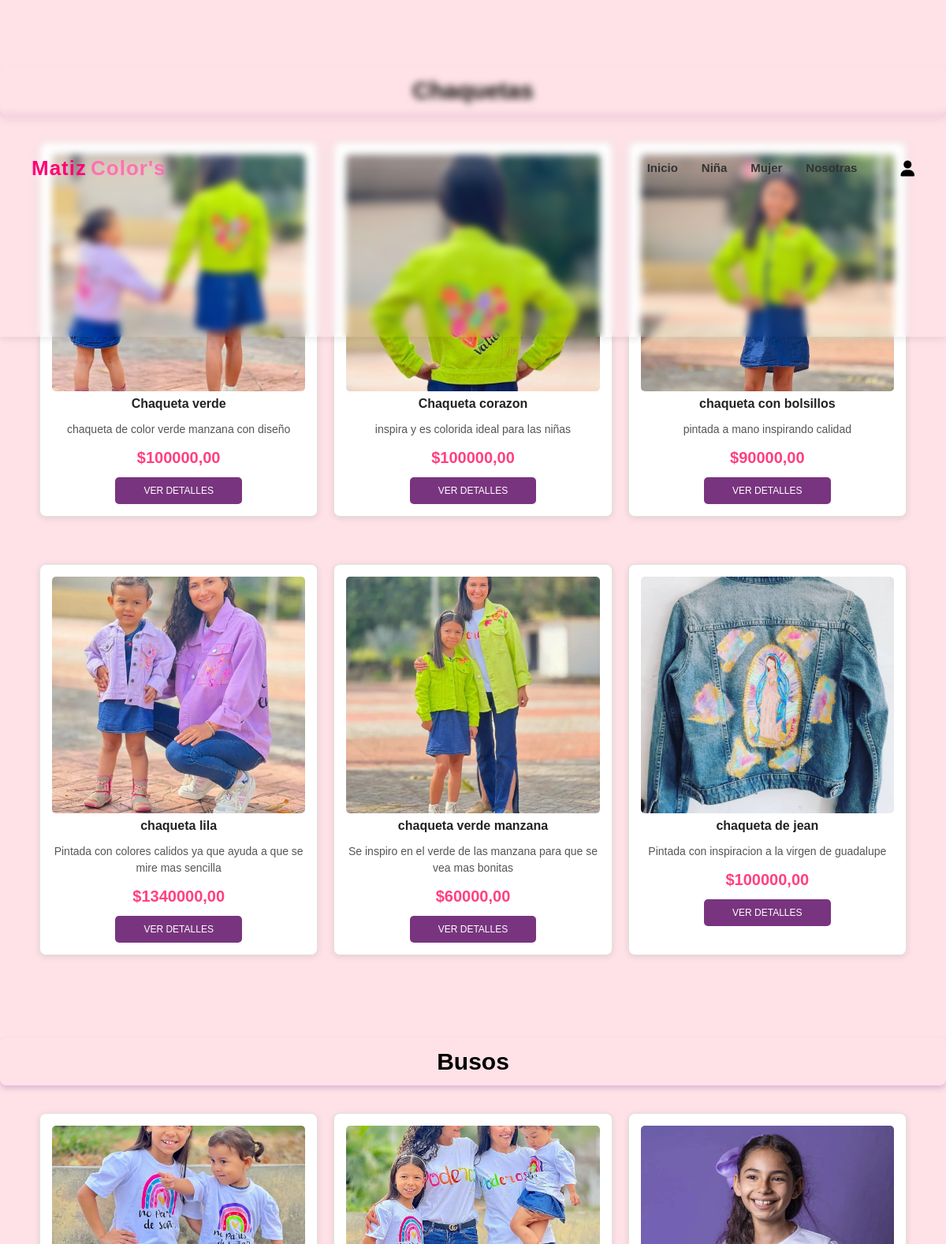
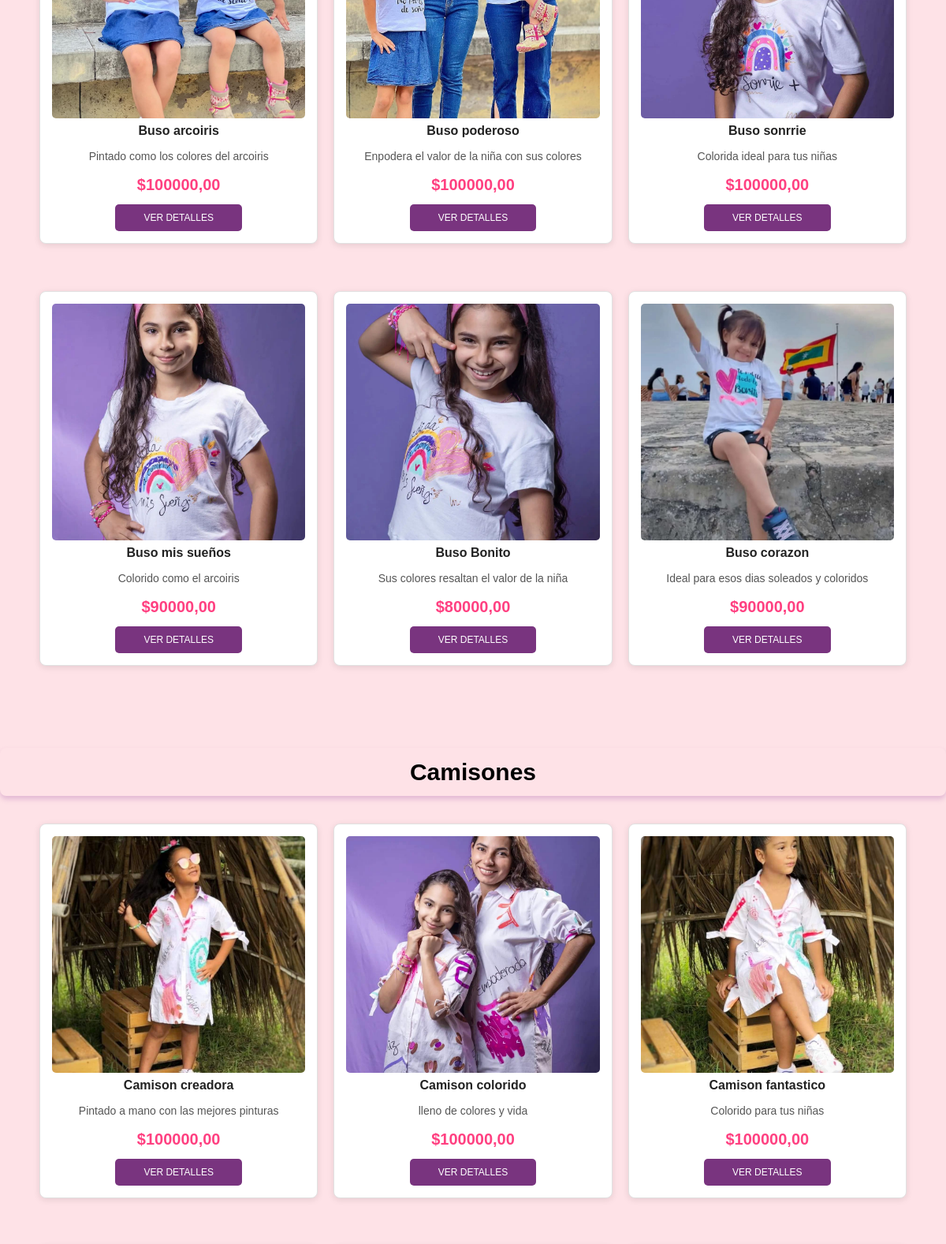
Page /niña/ (upper part) on the committed database (2 pictures, top to bottom).
### web/models.py (models this page shows, shortened)
class Producto(models.Model):
    LINEA_CHOICES = [
        ('niña', 'Niña'),
        ('mujer', 'Mujer'),
    ]
    nombre = models.CharField(max_length=255)
    descripcion = models.TextField()
    precio = models.DecimalField(max_digits=10, decimal_places=2, default=0.00)
    imagen = models.ImageField(upload_to='productos/', blank=True, null=True)
    categoria = models.ForeignKey(Categoria, on_delete=models.CASCADE)
    linea = models.CharField(max_length=10, choices=LINEA_CHOICES, default='mujer')
    visible = models.BooleanField(default=True)

class Categoria(models.Model):
    nombre = models.CharField(max_length=100)

### web/views.py (called while the page is built, shortened)
def niña(request):
    categoria_id = request.GET.get('categoria')
    if categoria_id and categoria_id.isdigit():
        producto_lista = Producto.objects.filter(linea="niña", visible=True, categoria_id=int(categoria_id))
    else:
        producto_lista = Producto.objects.filter(linea="niña", visible=True)
    productos_por_categoria = {}
    for producto in producto_lista:
        if producto.categoria.nombre not in productos_por_categoria:
            productos_por_categoria[producto.categoria.nombre] = []
        productos_por_categoria[producto.categoria.nombre].append(producto)
    return render(request, 'niña.html', {
        'productos': producto_lista,
        'productos_por_categoria': productos_por_categoria,
        'categoria_seleccionada': int(categoria_id) if categoria_id and categoria_id.isdigit() else None
    })

### web/templates/niña.html (shortened to what this page needs)
{% extends "base.html" %}
{% load static %}
{% block content %}
<link rel="stylesheet" href="{% static 'galeria.css' %}">
{% if productos_por_categoria %}
    {% for categoria_nombre, productos_lista in productos_por_categoria.items %}
        <h2 class="subcategoria-titulo">{{ categoria_nombre }}</h2>
        <div class="grid productos-container">
            {% for producto in productos_lista %}
                <div class="items"
                     data-id="{{ producto.id }}"
                     data-title="{{ producto.nombre }}"
                     data-price="{{ producto.precio }}"
                     data-img="{{ producto.imagen.url }}">
                    <img src="{{ producto.imagen.url }}" class="imagen-detalle" alt="{{ producto.nombre }}">
                    <div class="info">
                        <h3>{{ producto.nombre }}</h3>
                        <p>{{ producto.descripcion }}</p>
                        <div class="precio">
                                <p>${{ producto.precio }}</p>
                        </div>
                        <button class="ver-detalles">Ver Detalles</button>
                    </div>
                </div>
            {% endfor %}
        </div>
    {% endfor %}
{% else %}
    <p>No hay productos disponibles en esta categoría.</p>
{% endif %}
{% endblock %}

### web/static/basehome.css (style rules this page uses)
* { margin: 0; padding: 0; box-sizing: border-box; list-style: none; text-decoration: none; }
html { font-size: 62.5%; }
body { height: 100%; font-family: 'Arial', sans-serif; background-color: rgb(254, 226, 231); color: #333; line-height: 1.5; display: flex; flex-direction: column; min-height: 100vh; }
img, .iconos_2 i { max-width: 100%; height: auto; }

### web/static/galeria.css (style rules this page uses)
.productos-container { display: flex; flex-wrap: wrap; justify-content: center; gap: 20px; max-width: 1100px; margin: auto; }
.items { flex: 1 1 calc(33.33% - 20px); background-color: #fff; border: solid thin #e1e1e1; text-align: center; padding: 15px; border-radius: 8px; box-shadow: 0px 2px 8px rgba(0, 0, 0, 0.1); transition: transform 0.3s ease; max-width: 400px; margin-bottom: 20px; margin-top: 20px; }
.items img { width: 100%; height: 300px; object-fit: cover; border-radius: 5px; }
.info h3 { font-size: 1.6rem; color: #222; margin-bottom: 10px; }
.info p { font-size: 1.4rem; color: #555; }
.precio { display: flex; justify-content: center; gap: 10px; font-weight: bold; margin: 10px 0; }
.precio p { font-size: 2rem; color: #ff4081; }
.subcategoria-titulo { font-size: 3rem; font-weight: 700; text-align: center; color: #000000; text-transform: capitalize; margin: 15px 0; padding: 8px 15px; display: inline-block; border-radius: 8px; box-shadow: 0px 4px 6px rgba(163, 89, 169, 0.3); margin-top: 7%; }
button.ver-detalles { padding: 10px; width: 50%; background-color: rgb(121, 52, 127); border: none; color: #fff; text-transform: uppercase; font-size: 1.2rem; border-radius: 5px; cursor: pointer; }

### rows in the picture
Producto: nombre "Chaquetas", imagen (picture), nombre "Chaqueta verde", descripcion "chaqueta de color verde manzana con diseño", precio "100000,00"
Producto: imagen (picture), nombre "Chaqueta corazon", descripcion "inspira y es colorida ideal para las niñas", precio "100000,00"
Producto: imagen (picture), nombre "chaqueta con bolsillos", descripcion "pintada a mano inspirando calidad", precio "90000,00"
Producto: imagen (picture), nombre "chaqueta lila", descripcion "Pintada con colores calidos ya que ayuda a que se mire mas sencilla", precio "1340000,00"
Producto: imagen (picture), nombre "chaqueta verde manzana", descripcion "Se inspiro en el verde de las manzana para que se vea mas bonitas", precio "60000,00"
Producto: imagen (picture), nombre "chaqueta de jean", descripcion "Pintada con inspiracion a la virgen de guadalupe", precio "100000,00"
Producto: nombre "Busos", imagen (picture), nombre "Buso arcoiris", descripcion "Pintado como los colores del arcoiris", precio "100000,00"
Producto: imagen (picture), nombre "Buso poderoso", descripcion "Enpodera el valor de la niña con sus colores", precio "100000,00"
Producto: imagen (picture), nombre "Buso sonrrie", descripcion "Colorida ideal para tus niñas", precio "100000,00"
Producto: imagen (picture), nombre "Buso mis sueños", descripcion "Colorido como el arcoiris", precio "90000,00"
Producto: imagen (picture), nombre "Buso Bonito", descripcion "Sus colores resaltan el valor de la niña", precio "80000,00"
Producto: imagen (picture), nombre "Buso corazon", descripcion "Ideal para esos dias soleados y coloridos", precio "90000,00"
Producto: nombre "Camisones", imagen (picture), nombre "Camison creadora", descripcion "Pintado a mano con las mejores pinturas", precio "100000,00"
Producto: imagen (picture), nombre "Camison colorido", descripcion "lleno de colores y vida", precio "100000,00"
Producto: imagen (picture), nombre "Camison fantastico", descripcion "Colorido para tus niñas", precio "100000,00"
